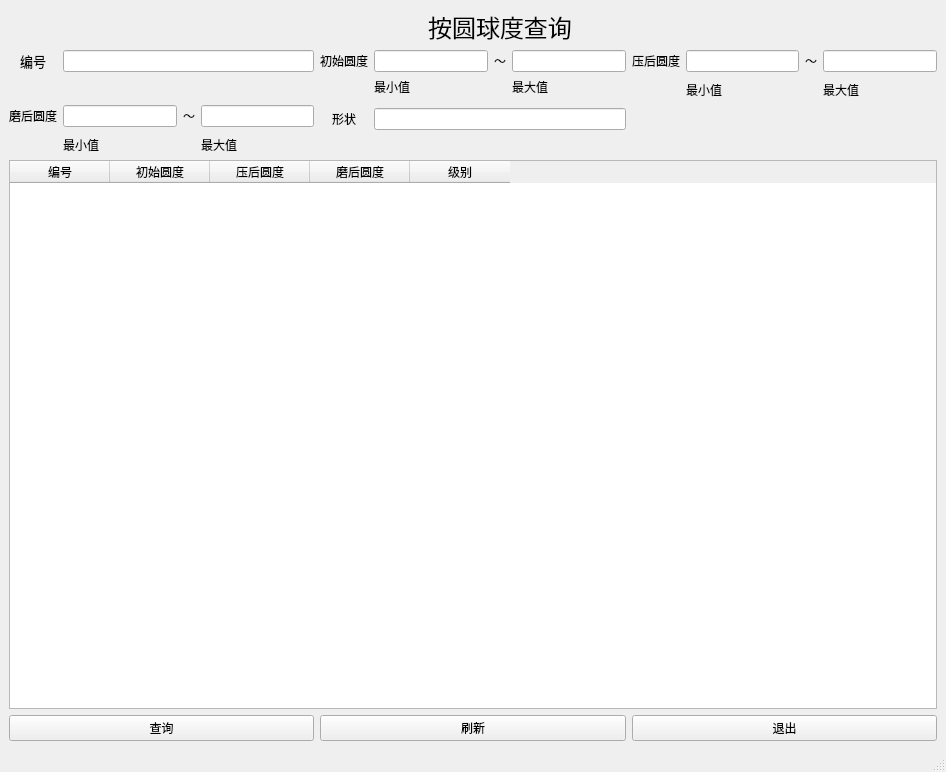
<?xml version="1.0" encoding="UTF-8"?>
<ui version="4.0">
 <class>MainWindow</class>
 <widget class="QMainWindow" name="MainWindow">
  <property name="geometry">
   <rect>
    <x>0</x>
    <y>0</y>
    <width>946</width>
    <height>772</height>
   </rect>
  </property>
  <property name="windowTitle">
   <string>MainWindow</string>
  </property>
  <widget class="QWidget" name="centralwidget">
   <layout class="QGridLayout" name="gridLayout_2">
    <item row="0" column="0">
     <layout class="QGridLayout" name="gridLayout">
      <item row="0" column="5" colspan="3">
       <widget class="QLabel" name="label">
        <property name="text">
         <string>&lt;html&gt;&lt;head/&gt;&lt;body&gt;&lt;p align=&quot;center&quot;&gt;&lt;span style=&quot; font-size:18pt;&quot;&gt;按圆球度查询&lt;/span&gt;&lt;/p&gt;&lt;/body&gt;&lt;/html&gt;</string>
        </property>
       </widget>
      </item>
      <item row="1" column="0">
       <widget class="QLabel" name="label_2">
        <property name="text">
         <string>&lt;html&gt;&lt;head/&gt;&lt;body&gt;&lt;p align=&quot;center&quot;&gt;&lt;span style=&quot; font-size:10pt;&quot;&gt;编号&lt;/span&gt;&lt;/p&gt;&lt;/body&gt;&lt;/html&gt;</string>
        </property>
       </widget>
      </item>
      <item row="1" column="1" colspan="3">
       <widget class="QLineEdit" name="inbh"/>
      </item>
      <item row="1" column="4">
       <widget class="QLabel" name="label_4">
        <property name="text">
         <string>&lt;html&gt;&lt;head/&gt;&lt;body&gt;&lt;p align=&quot;center&quot;&gt;初始圆度&lt;/p&gt;&lt;/body&gt;&lt;/html&gt;</string>
        </property>
       </widget>
      </item>
      <item row="1" column="5">
       <widget class="QLineEdit" name="incsmin"/>
      </item>
      <item row="1" column="6">
       <widget class="QLabel" name="label_8">
        <property name="text">
         <string>&lt;html&gt;&lt;head/&gt;&lt;body&gt;&lt;p align=&quot;center&quot;&gt;～&lt;/p&gt;&lt;/body&gt;&lt;/html&gt;</string>
        </property>
       </widget>
      </item>
      <item row="1" column="7">
       <widget class="QLineEdit" name="incsmax"/>
      </item>
      <item row="1" column="8">
       <widget class="QLabel" name="label_5">
        <property name="text">
         <string>&lt;html&gt;&lt;head/&gt;&lt;body&gt;&lt;p align=&quot;center&quot;&gt;压后圆度&lt;/p&gt;&lt;/body&gt;&lt;/html&gt;</string>
        </property>
       </widget>
      </item>
      <item row="1" column="9">
       <widget class="QLineEdit" name="inyhmin"/>
      </item>
      <item row="1" column="10">
       <widget class="QLabel" name="label_13">
        <property name="text">
         <string>～</string>
        </property>
       </widget>
      </item>
      <item row="1" column="11">
       <widget class="QLineEdit" name="inyhmax"/>
      </item>
      <item row="2" column="5">
       <widget class="QLabel" name="label_9">
        <property name="text">
         <string>最小值</string>
        </property>
       </widget>
      </item>
      <item row="2" column="7">
       <widget class="QLabel" name="label_10">
        <property name="text">
         <string>最大值</string>
        </property>
       </widget>
      </item>
      <item row="2" column="9" rowspan="2">
       <widget class="QLabel" name="label_11">
        <property name="text">
         <string>最小值</string>
        </property>
       </widget>
      </item>
      <item row="2" column="11" rowspan="2">
       <widget class="QLabel" name="label_12">
        <property name="text">
         <string>最大值</string>
        </property>
       </widget>
      </item>
      <item row="3" column="0" rowspan="2">
       <widget class="QLabel" name="label_6">
        <property name="text">
         <string>&lt;html&gt;&lt;head/&gt;&lt;body&gt;&lt;p align=&quot;center&quot;&gt;磨后圆度&lt;/p&gt;&lt;/body&gt;&lt;/html&gt;</string>
        </property>
       </widget>
      </item>
      <item row="3" column="1" rowspan="2">
       <widget class="QLineEdit" name="inmhmin"/>
      </item>
      <item row="3" column="2" rowspan="2">
       <widget class="QLabel" name="label_16">
        <property name="text">
         <string>～</string>
        </property>
       </widget>
      </item>
      <item row="3" column="3" rowspan="2">
       <widget class="QLineEdit" name="inmhmax"/>
      </item>
      <item row="4" column="4">
       <widget class="QLabel" name="label_3">
        <property name="text">
         <string>&lt;html&gt;&lt;head/&gt;&lt;body&gt;&lt;p align=&quot;center&quot;&gt;形状&lt;/p&gt;&lt;/body&gt;&lt;/html&gt;</string>
        </property>
       </widget>
      </item>
      <item row="4" column="5" colspan="3">
       <widget class="QLineEdit" name="inxz"/>
      </item>
      <item row="5" column="1">
       <widget class="QLabel" name="label_14">
        <property name="text">
         <string>最小值</string>
        </property>
       </widget>
      </item>
      <item row="5" column="3">
       <widget class="QLabel" name="label_15">
        <property name="text">
         <string>最大值</string>
        </property>
       </widget>
      </item>
      <item row="6" column="0" colspan="12">
       <widget class="QTableWidget" name="tableWidget">
        <column>
         <property name="text">
          <string>编号</string>
         </property>
        </column>
        <column>
         <property name="text">
          <string>初始圆度</string>
         </property>
        </column>
        <column>
         <property name="text">
          <string>压后圆度</string>
         </property>
        </column>
        <column>
         <property name="text">
          <string>磨后圆度</string>
         </property>
        </column>
        <column>
         <property name="text">
          <string>级别</string>
         </property>
        </column>
       </widget>
      </item>
     </layout>
    </item>
    <item row="1" column="0">
     <layout class="QHBoxLayout" name="horizontalLayout">
      <item>
       <widget class="QPushButton" name="pushButton_go">
        <property name="maximumSize">
         <size>
          <width>645</width>
          <height>16777215</height>
         </size>
        </property>
        <property name="text">
         <string>查询</string>
        </property>
       </widget>
      </item>
      <item>
       <widget class="QPushButton" name="pushButton_new">
        <property name="text">
         <string>刷新</string>
        </property>
       </widget>
      </item>
      <item>
       <widget class="QPushButton" name="pushButton_exit">
        <property name="maximumSize">
         <size>
          <width>645</width>
          <height>16777215</height>
         </size>
        </property>
        <property name="text">
         <string>退出</string>
        </property>
       </widget>
      </item>
     </layout>
    </item>
   </layout>
  </widget>
  <widget class="QMenuBar" name="menubar">
   <property name="geometry">
    <rect>
     <x>0</x>
     <y>0</y>
     <width>946</width>
     <height>34</height>
    </rect>
   </property>
  </widget>
  <widget class="QStatusBar" name="statusbar"/>
 </widget>
 <resources/>
 <connections/>
</ui>
